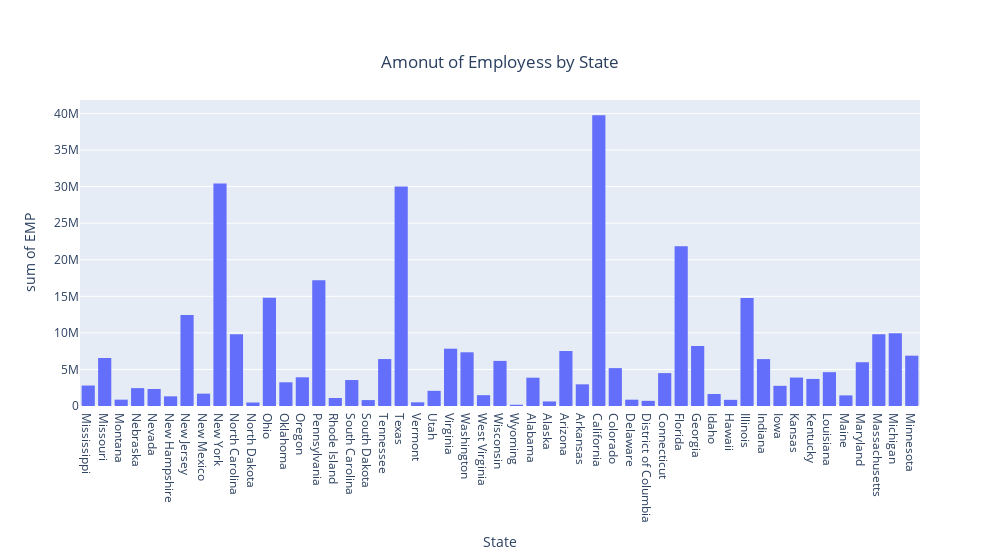

This figure's notebook cell:
### Code cell
comp_summary_health_df['EMP'] = comp_summary_health_df['EMP'].astype(int)


fig = px.histogram(comp_summary_health_df, x='NAME', y='EMP',  title='Amonut of Employess by State', labels={'SEX_LABEL':'Gender', 'NAME':'State', 'PAYANN':'Annual Pay'})
fig.update_layout(
    title={        
        'y':0.9,
        'x':0.5,
        'xanchor': 'center',
        'yanchor': 'top'},
    width = 1000)
fig.show()

### Figure 1 — Plotly figure (JSON) as saved in the notebook; plotly's stock layout.template omitted (floating-point values rounded to 4 significant figures; data arrays with more than 128 entries replaced by an {"elided": "..."} marker saying what was removed)
{"data": [{"alignmentgroup": "True", "bingroup": "x", "histfunc": "sum", "hovertemplate": "State=%{x}<br>sum of EMP=%{y}<extra></extra>", "legendgroup": "", "marker": {"color": "#636efa", "pattern": {"shape": ""}}, "name": "", "offsetgroup": "", "orientation": "v", "showlegend": false, "type": "histogram", "x": {"elided": "25374 str values"}, "xaxis": "x", "y": {"elided": "25374 int values"}, "yaxis": "y"}], "layout": {"barmode": "relative", "legend": {"tracegroupgap": 0}, "title": {"text": "Amonut of Employess by State", "x": 0.5, "xanchor": "center", "y": 0.9, "yanchor": "top"}, "width": 1000, "xaxis": {"anchor": "y", "domain": [0, 1], "title": {"text": "State"}}, "yaxis": {"anchor": "x", "domain": [0, 1], "title": {"text": "sum of EMP"}}}}
